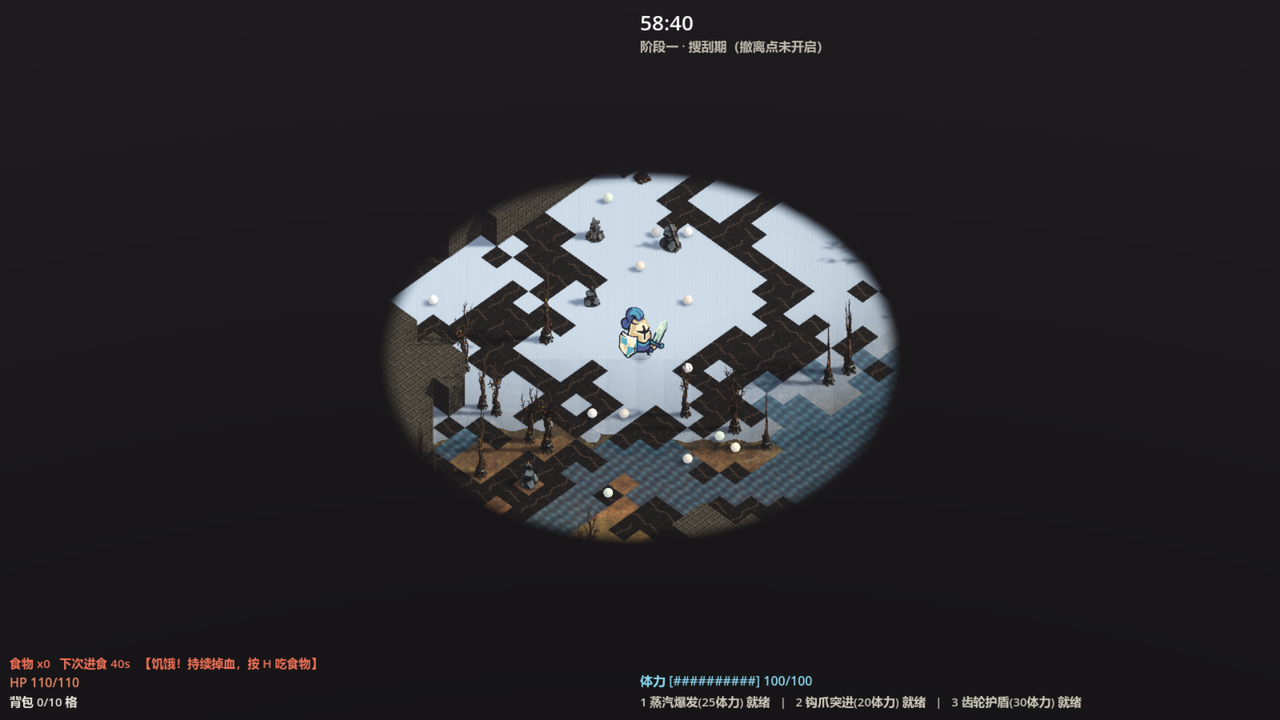
#> input picture _2d_live.png, 1280 x 720 px
$ python -i analyze_ts_blob.py   (imports and definitions only)
#> lines starting #> are read from the running program, lines starting #| are printed output that depends on the picture; after the words box and inside, x2 and y2 are one past the last pixel; in counts of white or black regions, pixels touching at a corner belong together
# -*- coding: utf-8 -*-
"""反推 Tiny Swords Tilemap_colorN.png 的 4x4 blob 编码。

思路：blob 图集里"某一侧没有同类邻居"的那一格，会在该侧画出**崖壁描边**
（明显更暗的一条带）。于是逐格比较四条边带的平均亮度与格子内部平均亮度，
边带显著偏暗 = 该侧封闭（不连通）。

输出 4x4 表：每格标出 上/下/左/右 哪些是 Open（连通）。
"""
import os
from PIL import Image

SRC = r"D:\SteamPunkExtraction\images\Tiny Swords (Free Pack)\Terrain\Tileset"
TILE = 64
BAND = 10

OUT = r"C:\Users\Administrator\WorkBuddy\2026-09-15-23-06-42\_blob_probe.txt"


def band_mean(img, box):
    reg = img.crop(box).convert("L")
    px = list(reg.getdata())
    return sum(px) / max(1, len(px))


def analyze(path):
#> called with path = '../_2d_live.png'
    img = Image.open(path).convert("RGBA")
    lines = [os.path.basename(path), ""]
    table = []
    for row in range(4):
        rowtxt = []
        rowdata = []
        for col in range(4):
            x0, y0 = col * TILE, row * TILE
            interior = (x0 + BAND, y0 + BAND, x0 + TILE - BAND, y0 + TILE - BAND)
            mi = band_mean(img, interior)
            mt = band_mean(img, (x0, y0, x0 + TILE, y0 + BAND))
            mb = band_mean(img, (x0, y0 + TILE - BAND, x0 + TILE, y0 + TILE))
            ml = band_mean(img, (x0, y0, x0 + BAND, y0 + TILE))
            mr = band_mean(img, (x0 + TILE - BAND, y0, x0 + TILE, y0 + TILE))
            # 边带比内部暗 18% 以上 → 认为是崖壁（封闭）
            th = mi * 0.82
            closed = {"U": mt < th, "D": mb < th, "L": ml < th, "R": mr < th}
            open_ = {k: (not v) for k, v in closed.items()}
            letters = "".join(k for k in "UDLR" if closed[k]) or "-"
            rowtxt.append("%s" % letters.ljust(4))
            rowdata.append({"row": row, "col": col, "closed": closed,
                            "mi": round(mi, 1), "U": round(mt, 1), "D": round(mb, 1),
                            "L": round(ml, 1), "R": round(mr, 1)})
        table.append(rowdata)
        lines.append("row%d: %s" % (row, "  ".join(rowtxt)))
#> this loop made 4 passes
#> pass 1, in band_mean (call 11), `reg = img.crop(box).convert("L")`:
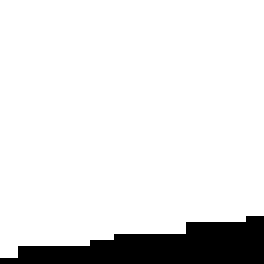
#> reg: PIL image 44x44 L (shown 6 times larger); values 28 (black) and 29 (white), 89.2% white; 1 black region, box (x1, y1, x2, y2) and area: (0, 36, 44, 44) 209
#> pass 1, in band_mean (call 16), `reg = img.crop(box).convert("L")`:
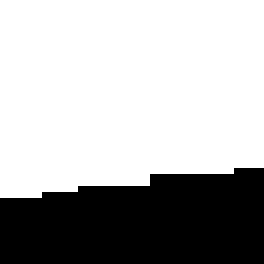
#> reg: PIL image 44x44 L (shown 6 times larger); values 28 (black) and 29 (white), 69.3% white; 1 black region, box (x1, y1, x2, y2) and area: (0, 28, 44, 44) 595
#> pass 2, in band_mean (call 21), `reg = img.crop(box).convert("L")`:
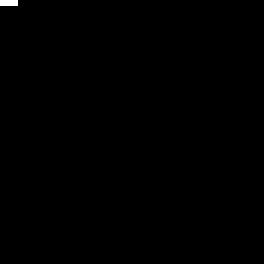
#> reg: PIL image 44x44 L (shown 6 times larger); values 28 (black) and 29 (white), 0.15% white in thin lines or dots, all inside (x1, y1, x2, y2) = (0, 0, 3, 1)
#> after the loop, lines = ['_2d_live.png', '', 'row0: -     -     -     -   ', 'row1: -     -     -     -   ', 'row2: -     -     -     -   ', 'row3: -     -     -     -   ']; table = 4 items
    lines.append("")
    lines.append("明细（closed=该侧画了崖壁；O=连通）：")
    for rowdata in table:
        for d in rowdata:
            o = "".join(k for k in "UDLR" if not d["closed"][k]) or "-"
            lines.append("  (%d,%d) idx=%2d  open=%-4s  内部=%5.1f U=%5.1f D=%5.1f L=%5.1f R=%5.1f"
                         % (d["row"], d["col"], d["row"] * 4 + d["col"], o,
                            d["mi"], d["U"], d["D"], d["L"], d["R"]))
#> after the loop, lines = 24 items, first 6: '_2d_live.png', '', 'row0: -     -     -     -   ', 'row1: -     -     -     -   ', 'row2: -     -     -     -   ', 'row3: -     -     -     -   '
    return "\n".join(lines)


def main():
    out = []
    for i in range(1, 6):
        p = os.path.join(SRC, "Tilemap_color%d.png" % i)
        out.append("=" * 70)
        out.append(analyze(p))
    open(OUT, "w", encoding="utf-8").write("\n".join(out))
    print("written", OUT)


# [1 line not run here, left out]

>>> result = analyze('../_2d_live.png')
